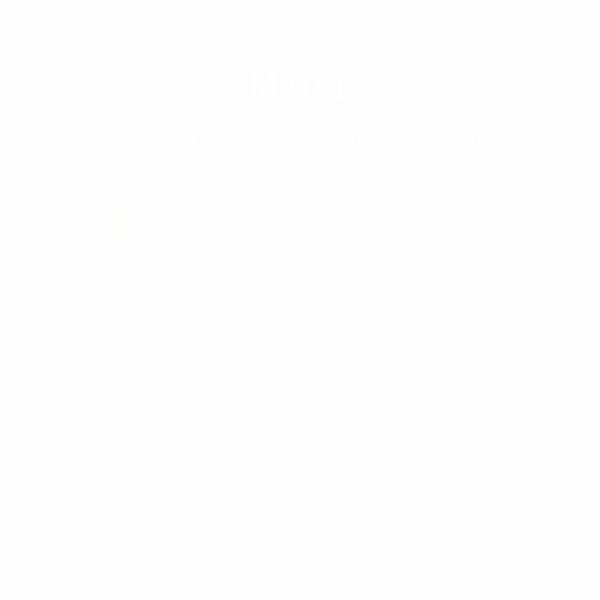
Frame 1 (no input)
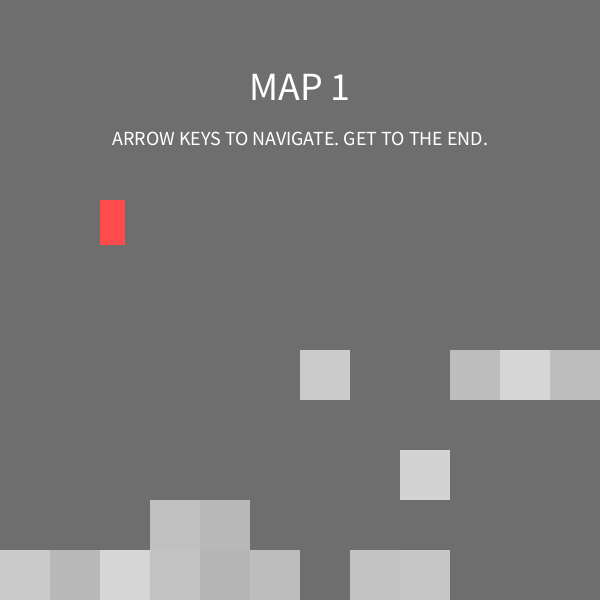
Frame 60 (the mouse pressed at the canvas centre just before this capture)
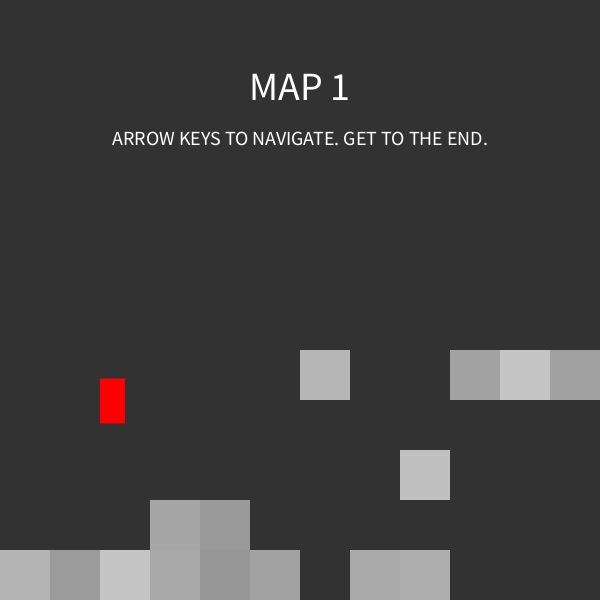
Frame 120 (the mouse held since frame 60 and released just before this capture)

The Processing sketch that drew these frames (run headless with seeded random() and noise(); from frame 60 on, the mouse is pressed at the canvas centre):

// Processing sketch: platformer
// ── platformer.pde
//AUTHOR: William Ye
Player player;
int[][][] map;
ArrayList<Block> blocks;
Camera camera;
String direction;
float playerSpeed;
float mapLength;
float respawnTimer;
boolean dead;
int currentMap;
String[] subText;
float flashCol;
boolean errorNoMapsLeft;

void setup() {
  size(600,600);
  noStroke();
  textAlign(CENTER);
  player = new Player(100, 200);
  camera = new Camera(0, 0);
  direction = "IDLE";
  playerSpeed = 3;
  flashCol = 255;
  
  map = new int[][][] {
    {
      {0, 0, 0, 0, 0, 0, 1, 0, 0, 1, 1, 1, 0, 0, 0, 0, 0, 0, 0, 0, 0, 0, 0},
      {0, 0, 0, 0, 0, 0, 0, 0, 0, 0, 0, 0, 0, 0, 0, 0, 0, 0, 0, 0, 0, 0, 0},
      {0, 0, 0, 0, 0, 0, 0, 0, 1, 0, 0, 0, 0, 1, 0, 0, 0, 0, 1, 0, 1, 0, 0},
      {0, 0, 0, 1, 1, 0, 0, 0, 0, 0, 0, 0, 1, 1, 0, 0, 0, 0, 1, 0, 1, 0, 0},
      {1, 1, 1, 1, 1, 1, 0, 1, 1, 0, 0, 0, 0, 1, 0, 1, 0, 1, 1, 0, 1, 1, 1},
    },
    {
      {0, 0, 0, 0, 0, 0, 0, 0, 0, 0, 0, 0, 0, 0, 0, 0, 0, 1, 0, 1, 0, 0, 0},
      {0, 0, 0, 0, 0, 0, 0, 0, 0, 0, 0, 0, 0, 0, 0, 0, 0, 0, 0, 0, 0, 0, 0},
      {0, 0, 0, 0, 0, 0, 0, 0, 0, 0, 0, 0, 0, 0, 0, 0, 1, 0, 0, 0, 1, 0, 0},
      {0, 0, 0, 0, 0, 0, 0, 0, 0, 0, 0, 0, 0, 0, 0, 0, 0, 1, 1, 1, 0, 0, 0},
      {0, 0, 0, 0, 0, 0, 1, 0, 1, 0, 1, 0, 1, 0, 0, 0, 0, 0, 0, 0, 0, 0, 0},
      {0, 0, 0, 0, 0, 1, 1, 0, 1, 0, 1, 0, 1, 1, 0, 0, 0, 0, 0, 0, 0, 0, 0},
      {0, 0, 0, 0, 1, 1, 1, 0, 1, 0, 1, 0, 1, 1, 1, 0, 0, 0, 0, 1, 1, 1, 1},
      {0, 0, 0, 1, 1, 1, 1, 0, 1, 0, 1, 0, 1, 1, 1, 1, 0, 0, 1, 1, 1, 1, 1},
      {1, 1, 1, 1, 1, 1, 1, 0, 1, 0, 1, 0, 1, 1, 1, 1, 1, 1, 1, 1, 1, 1, 1},
    },
    {
      {0, 0, 0, 0, 0, 0, 0, 0, 0, 0, 0, 0, 0, 0, 0, 0, 0, 0, 0, 1, 0, 0, 0},
      {0, 0, 0, 0, 0, 0, 0, 0, 0, 0, 0, 0, 0, 0, 0, 0, 0, 0, 0, 1, 0, 0, 0},
      {0, 0, 0, 0, 0, 0, 0, 0, 0, 0, 0, 0, 0, 0, 0, 0, 0, 0, 0, 1, 0, 0, 0},
      {0, 0, 0, 0, 0, 0, 0, 0, 0, 0, 0, 0, 1, 1, 1, 1, 1, 1, 0, 1, 0, 0, 0},
      {0, 0, 0, 0, 0, 0, 0, 0, 1, 1, 1, 0, 1, 0, 0, 0, 0, 0, 0, 1, 0, 0, 0},
      {0, 0, 0, 0, 0, 0, 0, 0, 1, 0, 1, 0, 1, 0, 1, 1, 1, 1, 1, 1, 0, 0, 0},
      {0, 0, 0, 0, 1, 1, 1, 0, 1, 1, 1, 0, 1, 0, 0, 0, 0, 0, 0, 0, 0, 0, 0},
      {1, 1, 1, 0, 1, 0, 1, 0, 0, 0, 0, 0, 1, 1, 1, 1, 1, 1, 1, 1, 1, 1, 1},
      {1, 0, 1, 0, 1, 0, 1, 0, 0, 0, 0, 0, 1, 0, 0, 0, 0, 0, 0, 0, 0, 0, 0},
    },
    {
      {1, 1, 1, 1, 1, 1, 1, 1, 1, 1, 1, 1, 1}
    },
    {
      {0, 0, 0, 0, 0, 0, 0, 0, 0, 0, 0, 0, 0, 0, 0, 0, 0, 0, 0, 0, 0, 0, 0, 0, 0, 0, 0, 0, 0, 0, 0, 0, 0, 0, 0, 0, 0, 0, 0, 0},
      {0, 0, 0, 0, 0, 0, 0, 0, 0, 0, 0, 0, 0, 0, 0, 0, 0, 0, 0, 0, 0, 0, 0, 0, 0, 0, 0, 0, 0, 0, 0, 1, 0, 0, 0, 0, 0, 0, 0, 0},
      {0, 0, 0, 0, 0, 0, 0, 0, 0, 0, 0, 0, 0, 0, 0, 0, 0, 0, 0, 0, 0, 0, 0, 0, 0, 0, 0, 0, 0, 0, 0, 1, 0, 0, 0, 0, 0, 0, 0, 0},
      {0, 0, 0, 0, 0, 0, 0, 0, 0, 0, 0, 0, 0, 0, 0, 0, 0, 0, 0, 0, 0, 0, 0, 0, 0, 0, 0, 0, 0, 0, 0, 1, 0, 0, 0, 0, 0, 0, 0, 0},
      {0, 0, 0, 0, 0, 0, 0, 0, 0, 0, 0, 0, 0, 0, 0, 0, 0, 0, 0, 0, 0, 0, 0, 0, 0, 0, 1, 1, 1, 1, 0, 0, 0, 0, 0, 0, 0, 0, 0, 0},
      {0, 0, 0, 0, 0, 0, 0, 0, 0, 0, 0, 0, 0, 0, 0, 0, 0, 0, 0, 1, 1, 1, 1, 0, 0, 0, 0, 0, 0, 0, 0, 0, 0, 0, 0, 0, 0, 0, 0, 0},
      {0, 0, 0, 0, 0, 1, 1, 1, 0, 0, 0, 0, 1, 1, 1, 1, 0, 0, 0, 0, 0, 0, 0, 0, 0, 0, 0, 0, 0, 0, 0, 0, 0, 0, 0, 0, 0, 1, 1, 1},
    },
    {
      {0, 0, 0, 0, 0, 0, 0, 0, 0, 0, 0, 0, 0, 0, 0,},
      {1, 1, 1, 0, 1, 1, 1, 0, 1, 1, 1, 0, 0, 0, 0,},
      {1, 0, 0, 0, 1, 0, 0, 0, 0, 1, 0, 0, 0, 0, 0,},
      {1, 0, 0, 0, 1, 1, 1, 0, 0, 1, 0, 0, 0, 0, 0,},
      {1, 0, 0, 0, 0, 0, 1, 0, 0, 1, 0, 0, 0, 0, 0,},
      {1, 1, 1, 0, 1, 1, 1, 0, 0, 1, 0, 0, 0, 0, 0,},
      {0, 0, 0, 0, 0, 0, 0, 0, 0, 0, 0, 0, 0, 0, 0,},
      {1, 1, 1, 1, 1, 1, 1, 1, 1, 1, 1, 1, 1, 1, 1,},
    }
  
  };
  subText = new String[] {
    "ARROW KEYS TO NAVIGATE. GET TO THE END.",
    "WATCH YOUR STEP.",
    "THIS MAP IS KINDA BROKEN HAHA.",
    "TAKE A BREAK.",
    "IT'S OK TO LEAP BLINDLY",
    "THAT'S IT FOR NOW. \nTHIS FILE IS NAMED ADVANCED_PLATFORMER IN MY FOLDER. \nALSO CHECK OUT AVOID_2 (IT'S PRETTY BOSS).",
  };
  currentMap = 0;
  initializeMap(currentMap);
}

void reset() {
  player = new Player(100, 200);
  camera.x = 0;
  camera.y = 0;
  dead = false;
}

void initializeMap(int index) {
  flashCol = 255;//flash
  
  blocks = new ArrayList<Block>();
  for (int i = 0; i < map[index].length; i++) {
    for (int j = 0; j < map[index][i].length; j++) {
      if (map[index][i][j] == 1) {
        float whiteColor = random(150, 200);
        blocks.add(new Block(j * 50, i * 50 + (width - map[index].length * 50), color(whiteColor, whiteColor, whiteColor)));
      }
    }
  }
  mapLength = map[index][0].length * 50;
}

void draw() {
  background(50, 50, 50);
  
  //text stuff
  textSize(40);
  fill(255, 255, 255);
  text("MAP " + (currentMap + 1), width/2 - camera.x, 100);
  
  textSize(20);
  text(subText[currentMap], width/2 - camera.x, 145);
  
  update();
  player.draw();
  for (Block b : blocks) {
    b.draw();
  }
  
  //creates the screen flash effect
  fill(255, 255, 255, flashCol);
  rect(0, 0, width, height);
  
  if (errorNoMapsLeft) {
    fill(255, 0, 0);
    textSize(50);
    text("ERROR: NO MAPS LEFT", width/2, height/2);
  }
}

void update() {
  
  if (!dead && flashCol <= 0) {
    player.update();
    updateCamera();
  }
  
  if (player.y > height) { //player dies
    dead = true;
  }
  
  if (player.x > camera.x + width - player.w && !dead) { //next level
    if (currentMap < map.length - 1) {
      currentMap++;
      initializeMap(currentMap);
      reset();
    } else {
      errorNoMapsLeft = true;
    }
  }
    
  flashCol-= 3; //makes screen more transparent
  
  if (dead) {
    camera.x += -camera.x/10;
    camera.y += -camera.y/10;
    if (dist(camera.x, camera.y, 0, 0) < 0.3) {
      reset();
    }
  }
  for (int i = 0; i < blocks.size(); i++) {
    Block b = blocks.get(i);
    /*
    TODO: 
    -reposition player.update() behind this
    -rewrite the bottom to accomdate for state changes
    */
    
    //collision code
    if (player.y + player.h >= b.y && player.y + player.h - player.sy <= b.y && player.x + player.w > b.x && player.x < b.x + b.w) {
      player.y = b.y - player.h;
      player.touching = true;
      player.sy = 0;
    }
    
    if (player.x < b.x + b.w && player.x + playerSpeed >= b.x && player.y + player.h > b.y + abs(player.sy) && player.y < b.y - abs(player.sy) + b.h) {
      player.x = b.x + b.w;
    }
    if (player.x + player.w > b.x && player.x + player.w - playerSpeed <= b.x && player.y + player.h > b.y + abs(player.sy) && player.y < b.y + b.h - abs(player.sy)) {
      player.x = b.x - player.w;
    }
    
    if (player.y < b.y + b.h && player.y + player.sy > b.y && player.x + player.w > b.x && player.x < b.x + b.w) {
      player.y = b.y + b.h;
      player.sy = 0;
    }
  }
  
}

void updateCamera() {
  if (player.x - camera.x >= width - 200 && player.sx != 0) { 
    camera.x += playerSpeed;
  }
  if (camera.x > mapLength - width && camera.x - playerSpeed <= mapLength - width) {
    camera.x = mapLength - width;
  }
  
  
  if (player.x - camera.x <= 200 && player.sx != 0) { 
    camera.x -= playerSpeed;
  }
  if (camera.x < 0 && camera.x + playerSpeed >= 0) {
    camera.x = 0;
  }
  
}

void keyPressed() {
  if (key == CODED) {
    if (keyCode == LEFT) {
      direction = "LEFT";
    }
    if (keyCode == RIGHT ) {
      direction = "RIGHT";
    }
    if (keyCode == UP && player.touching) {
      player.sy = -10;
    }
  }
}

void keyReleased() {
  if (key == CODED) {
    if (keyCode == LEFT && direction.equals("LEFT")) {
      direction = "IDLE";
    }
    if (keyCode == RIGHT && direction.equals("RIGHT")) {
      direction = "IDLE";
    }
  }
}

class Camera {
  float x, y;
  Camera(float x, float y) {
    this.x = x;
    this.y = y;
  }
}

class Player {
  float x, y, w, h, sx, sy;
  color col;
  boolean touching;
  Player(float x, float y) {
    this.x = x;
    this.y = y;
    w = 25;
    h = 45;
    col = color(255, 0, 0);
  }
  
  void update() {
    y += sy;
    x += sx;
    
    sy += 0.3;
    
    if (direction.equals("LEFT")) {
      sx = -playerSpeed;
    } else if (direction.equals("RIGHT")) {
      sx = playerSpeed;
    } else {
      sx = 0;
    }
    
    touching = false;
  }
  void draw() {
    fill(col);
    rect(x - camera.x, y - camera.y, w, h);
  }
}

class Block {
  float x, y, w, h;
  color col;
  
  Block(float x, float y, color col) {
    this.x = x;
    this.y = y;
    w = 50;
    h = 50;
    this.col = col;
  }
  
  void update() {}
  
  void draw() {
    fill(col);
    rect(x - camera.x, y - camera.y, w, h);
  }
  
}
